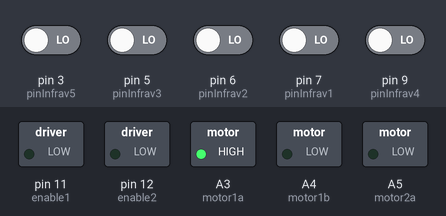
The sketch below on a simulated Arduino Nano, built with avr-gcc and run on an emulated ATmega328P. Parts: switched loads named in the sketch (green lamp = pin HIGH). Inputs (shaded band) come from the test bench; at power-on: pin 3 (pinInfrav5), pin 5 (pinInfrav3), pin 6 (pinInfrav2), pin 7 (pinInfrav1), pin 9 (pinInfrav4) LOW.

Above: at 0.1 s.
Timing chart, 0 to 1.6 s (numbered marks = the images above):
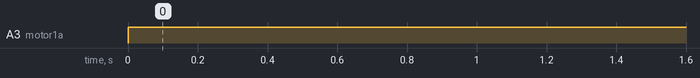

Measured:
- by itself, A3 (motor1a): LOW → HIGH at 0.00 s

The sketch:

SeguidorArduino.ino
```cpp
int motor1a = A3;  //motor da direita sentido horario
int motor1b = A4;  //motor da direita sentido anti-horario
int enable1 = 11;  //enable motor 1

int motor2a = A5;  //motor da esquerda sentido horario
int motor2b = A6;  //motor da esquerda sentido anti-horario
int enable2 = 12;  //enable motor 2

int pinInfrav1 = 7;  //infravermelho do centro-direita
int pinInfrav2 = 6;  //infravermelho centro
int pinInfrav3 = 5;  //infravermelho do centro-esquerda
int pinInfrav4 = 9;  //infravermelho estrema-direita
int pinInfrav5 = 3; //infravermelho extrema-esquerda

//transforma o input no infravermelho em um valor booleano

//centrais:
bool infraValor1;
bool infraValor2;
bool infraValor3;

//laterais
bool infraValor4; //direita
bool infraValor5; //esquerda
int cont = 0; //cont da direita
int cont2 = 0; //cont da esquerda
int x, y;

void setup() {

  Serial.begin(11520);  //de acordo com o arduino

  //os motores recebem informacao

  pinMode(motor1a, OUTPUT);
  pinMode(motor1b, OUTPUT);

  pinMode(motor2a, OUTPUT);
  pinMode(motor2b, OUTPUT);

  //os infravermelhos dao informacao

  pinMode(pinInfrav1, INPUT);
  pinMode(pinInfrav2, INPUT);
  pinMode(pinInfrav3, INPUT);
  pinMode(pinInfrav4, INPUT);
  pinMode(pinInfrav5, INPUT);

  //os enable

  pinMode(enable1, OUTPUT);
  pinMode(enable2, OUTPUT);

}

void emFrente();
void emFrente2();
void Parar();
void linhaEsquerdaD();
void linhaEsquerdaE();
void inicioFim();

void loop() {
  //ler o valor nos infravermelhos (0=branco e 1=preto)

  infraValor1 = digitalRead(pinInfrav1);
  infraValor2 = digitalRead(pinInfrav2);
  infraValor3 = digitalRead(pinInfrav3);
  infraValor4 = digitalRead(pinInfrav4);
  infraValor5 = digitalRead(pinInfrav5);

  if (infraValor1 == 1 && infraValor2 == 0 || infraValor3 == 1 && infraValor4 == 1 || infraValor5 == 1) { //em frente
    emFrente();
  }

  else if (infraValor1 == 1 && infraValor2 == 0 || infraValor3 == 0 && infraValor4 == 0 || infraValor5 == 1) { //a direita
    linhaEsquerdaD();
  }

  else if (infraValor1 == 0 && infraValor2 == 0 || infraValor3 == 1 && infraValor4 == 0 || infraValor5 == 1) { //a esquerda
    linhaEsquerdaE();
  }

  else if (infraValor1 == 0 && infraValor2 == 0 || infraValor3 == 0 && infraValor4 == 0 || infraValor5 == 0) { //cruzamento
    emFrente2();
  }
  else if (infraValor1 == 1 && infraValor2 == 0 || infraValor3 == 1 && infraValor4 == 0 || infraValor5 == 0) {
    inicioFim();
  }
}

void emFrente() {

  analogWrite(motor1a, 255);
  analogWrite(motor1b, 0);

  analogWrite(motor2a, 0);
  analogWrite(motor2b, 255);

}

void emFrente2() {

  analogWrite(motor1a, 255);
  analogWrite(motor1b, 0);

  analogWrite(motor2a, 0);
  analogWrite(motor2b, 255);

}

void Parar() {

  analogWrite(motor1a, 0);
  analogWrite(motor1b, 0);

  analogWrite(motor2a, 0);
  analogWrite(motor2b, 0);

}

void inicioFim() {
  cont = cont + 1;
  if (cont = 2) {
    ;
    Parar();
  }

}

void linhaEsquerdaE() {
  cont2 = cont2 + 1;
  x = cont2 % 2;
  if (x = 1) {
    analogWrite(motor1a, 245);
    analogWrite(motor1b, 0);

    analogWrite(motor2a, 0);
    analogWrite(motor2b, 0);
  }
  else {
    analogWrite(motor1a, 255);
    analogWrite(motor1b, 0);

    analogWrite(motor2a, 0);
    analogWrite(motor2b, 255);
  }
}

  void linhaEsquerdaD() {
    cont2 = cont2 + 1;
    y = cont2 % 2;
    if (y = 1) {
      digitalWrite(motor1a, HIGH);
      digitalWrite(motor1b, LOW);

      digitalWrite(motor2a, LOW);
      digitalWrite(motor2b, LOW);
    }
    else {
      analogWrite(motor1a, HIGH);
      analogWrite(motor1b, LOW);

      analogWrite(motor2a, HIGH);
      analogWrite(motor2b, LOW);
    }
  }
```
